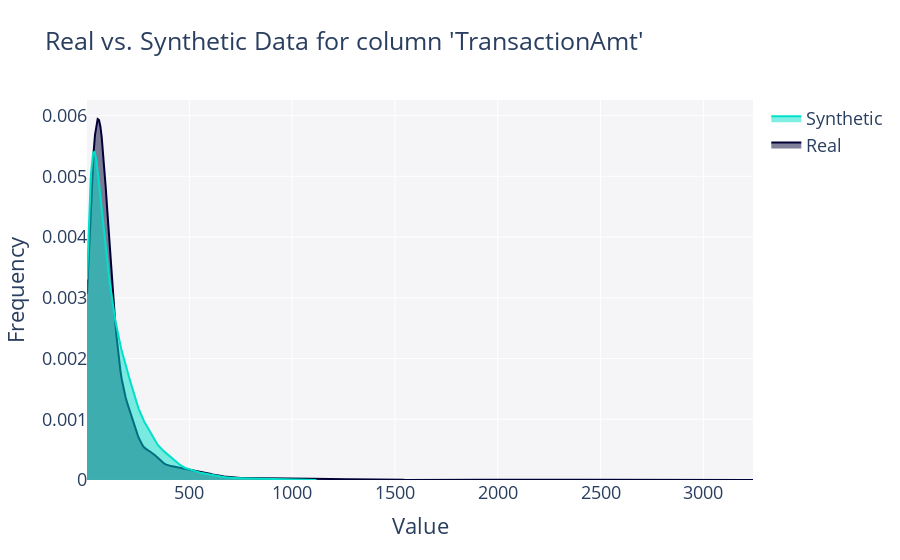

Write notebook code for a chart like this one.
### Markdown cell above
Another feature offered by SDV is to visualize in 2D the data. This can help see what kind of patterns the synthetic data has learned, and identify differences between the real and synthetic data.

### Code cell
# Plot for the GaussianCopulaSynthesizer
fig_gaussian_SDV = get_column_plot(
    real_data=training_df,
    synthetic_data=synthetic_data_gaussian_SDV,
    metadata=metadata,
    column_name="TransactionAmt"
)
    
fig_gaussian_SDV.show()

### Figure 1 — Plotly figure (JSON) as saved in the notebook; plotly's stock layout.template omitted (floating-point values rounded to 4 significant figures; data arrays with more than 128 entries replaced by an {"elided": "..."} marker saying what was removed)
{"data": [{"fill": "tozeroy", "hovertemplate": "<b>Real</b><br>Frequency: %{y}<extra></extra>", "legendgroup": "Real", "marker": {"color": "#000036"}, "mode": "lines", "name": "Real", "showlegend": true, "type": "scatter", "x": {"elided": "500 float values"}, "xaxis": "x", "y": {"elided": "500 float values"}, "yaxis": "y"}, {"fill": "tozeroy", "hovertemplate": "<b>Synthetic</b><br>Frequency: %{y}<extra></extra>", "legendgroup": "Synthetic", "marker": {"color": "#01E0C9"}, "mode": "lines", "name": "Synthetic", "showlegend": true, "type": "scatter", "x": {"elided": "500 float values"}, "xaxis": "x", "y": {"elided": "500 float values"}, "yaxis": "y"}], "layout": {"barmode": "overlay", "font": {"size": 18}, "hovermode": "closest", "legend": {"traceorder": "reversed"}, "plot_bgcolor": "#F5F5F8", "title": {"text": "Real vs. Synthetic Data for column 'TransactionAmt'"}, "xaxis": {"anchor": "y2", "domain": [0, 1], "title": {"text": "Value"}, "zeroline": false}, "yaxis": {"anchor": "free", "domain": [0, 1], "position": 0, "title": {"text": "Frequency"}}}}
